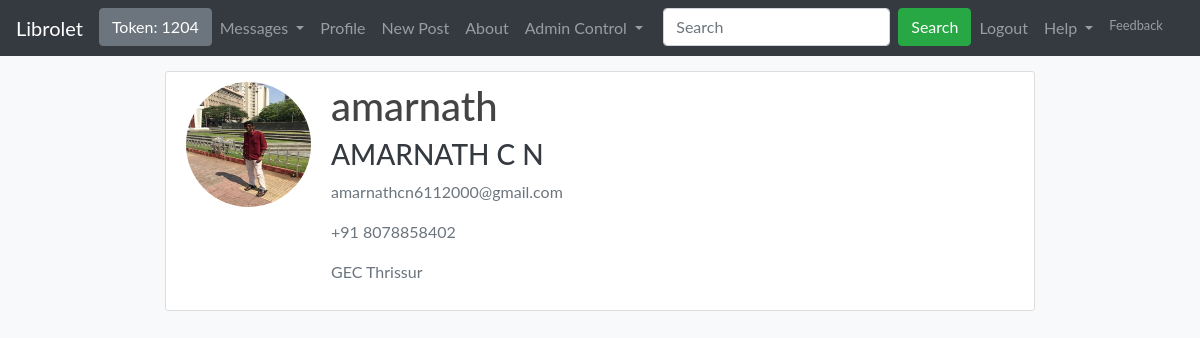
The page /accounts/74/tokuserprofile/ (signed in) on the database its author committed.
### blog/models.py (models this page shows, shortened)
class Profile(models.Model):
	user = models.OneToOneField(User, on_delete=models.CASCADE)
	image = models.ImageField(default='default.jpg', upload_to='profile_pics')
	nameu = models.CharField(max_length=100, default="No Name")
	college = models.CharField(max_length=100, default="GEC Thrissur")
	mobileno = models.CharField(max_length=17, default="+91 XXXXXXXXXX")
	tokenacc = models.CharField(max_length=100, default=1000)
	msgscount = models.IntegerField(default=0)

class Post(models.Model):
	title = models.CharField(max_length=100)
	content = models.TextField()
	date_posted = models.DateTimeField(default=timezone.now)
	author = models.ForeignKey(User, on_delete=models.CASCADE)
	image = models.ImageField(upload_to='post_pics')
	showpost = models.IntegerField(default=1)
	bookeditem = models.IntegerField(default=0)
	college = models.CharField(max_length=100, default="GEC Thrissur")
	nameu = models.CharField(max_length=100, default="No Name")
	mobileno = models.CharField(max_length=17, default="No Mob")
	email = models.EmailField(max_length=300, default="No Email")
	tokens = models.CharField(max_length=100, default=0)
	tokenbyuser = models.CharField(max_length=100, default="null")

### blog/views.py (the view)
# urls.py: path('accounts/<int:pk>/tokuserprofile/', views.tokuserprof, name="tok-user-profile"),
@login_required
def tokuserprof(request, pk):
		tokuser = Post.objects.get(id=pk).tokenbyuser
		data = Profile.objects.get(user=getiduser(tokuser))
		emailid = User.objects.get(username=tokuser).email # it is in user module not in profile
		return render(request, 'accounts/tokuserprof.html', {'tokuser':tokuser,'email':emailid, 'data':data})

### blog/views.py (called while the page is built)
def getiduser(userhere):
	return User.objects.get(username=userhere).id

### blog/templates/accounts/tokuserprof.html
{%extends "blog/base.html" %}
{% load crispy_forms_tags %}
{% block content %}
<div class="content-section" >
  <div class="media">
    <img class="rounded-circle account-img" src="{{data.image.url}}">
    <div class="media-body">
		<h2 class="account-heading">{{tokuser}}</h2>
		<h3 class="text-primary text-dark">{{data.nameu}}</h3>
		<p class="text-secondary">{{email}}</p>
		<p class="text-secondary">{{data.mobileno}}</p>
		<p class="text-secondary">{{data.college}}</p>
    </div>
  </div>
</div>
{% endblock content %}

### blog/templates/blog/base.html (shortened to what this page needs)
{% load staticfiles %}
<html>
	<link rel="stylesheet" href='{% static "bootstrap.min.css" %}'/>
	<link rel="stylesheet" href='{% static "main.css" %}'/>
	<link rel="stylesheet" href='{% static "tableclass.css" %}'/>
	<head>
	</head>
 	<body class="bg-light">
		<div>
			<nav class="navbar navbar-expand-lg navbar-dark bg-dark">
			{% if user.is_authenticated %}
				<a class="navbar-brand" href="{% url 'blog-home'%}">Librolet</a>
				<div class="collapse navbar-collapse" id="navbarSupportedContent">
				<ul class="navbar-nav mr-auto">
					<li class="nav-item active">
						<a class="btn btn-secondary my-2 my-sm-0" href="{% url 'post-token-details'%}">Token: {{user.profile.tokenacc}}<span class="sr-only">(current)</span></a>
					</li>
					<li class="nav-item dropdown">
							<a class="nav-link dropdown-toggle" href="#" id="navbarDropdown" role="button" data-toggle="dropdown" aria-haspopup="true" aria-expanded="false">
								{% if user.profile.msgscount != 0%}
									Messages({{user.profile.msgscount}})
								{% else %}
									Messages
								{% endif %}
							</a>
					</li>
					<li class="nav-item">
						<a class="nav-link" href="{% url 'profile'%}">Profile</a>
					</li>
					<li class="nav-item">
						<a class="nav-link" href="{% url 'post-create' %}">New Post</a>
					</li>
					<li class="nav-item">
						<a class="nav-link" href="{% url 'blog-about'%}">About</a>
					</li>
					{% if user.username == "libroletadmin1969" %}
						<li class="nav-item dropdown">
							<a class="nav-link dropdown-toggle" href="#" id="navbarDropdown" role="button" data-toggle="dropdown" aria-haspopup="true" aria-expanded="false">
								Admin Control
							</a>
						</li>
					{% endif %}
					<li class="nav-item">
						<div >
							<form action="{% url 'search-login' %}" method="POST" class="form-inline my-2 my-lg-0">{% csrf_token %}
								<input class="form-control mr-sm-2" name="srh" id="id_srh" type="text" placeholder="Search" aria-label="Search">
								<button class="btn btn-success my-2 my-sm-0" type="submit">Search</button>
							</form>
						</div>
					</li>
					<li class="nav-item" >
						<a class="nav-link " href="{% url 'blog-logout'%}">Logout</a>
					</li>
					<li class="nav-item dropdown">
						<a class="nav-link dropdown-toggle" href="#" id="navbarDropdown" role="button" data-toggle="dropdown" aria-haspopup="true" aria-expanded="false">
							Help
						</a>
					</li>
					<li class="nav-item" >
						<small><a class="nav-link " href="{% url 'fdb'%}">Feedback</a></small>
					</li>
				</ul>
				</div>
			{% endif %}
			</nav>
		 </div>
		<div class="col-md-9 col-sm-4 col-xs-4" style="padding:15px; margin:auto;">
			{% block content %}{% endblock content %}
		</div>
	</body>
</html>

### static/main.css (style rules this page uses)
body { background: #fafafa; color: #333333; }
h1, h2, h3, h4, h5, h6 { color: #444444; }
ul { margin: 0; }
.content-section { background: #ffffff; padding: 10px 20px; border: 1px solid #dddddd; border-radius: 3px; margin-bottom: 20px; }
.rounded-circle { border-radius: 50%; }
.account-img { height: 125px; width: 125px; margin-right: 20px; margin-bottom: 16px; }
.account-heading { font-size: 2.5rem; }

### static/tableclass.css (style rules this page uses)
* { margin: 0px; padding: 0px; }
body { font-family: "Lato", sans-serif; }

### rows shown on the page
Profile: image (picture), nameu "AMARNATH C N", mobileno "+91 8078858402", college "GEC Thrissur"
Post: tokenbyuser "amarnath"

### other values the page prints
{{ user.profile.tokenacc }} "1204"
{{ email }} "amarnathcn6112000@gmail.com"
